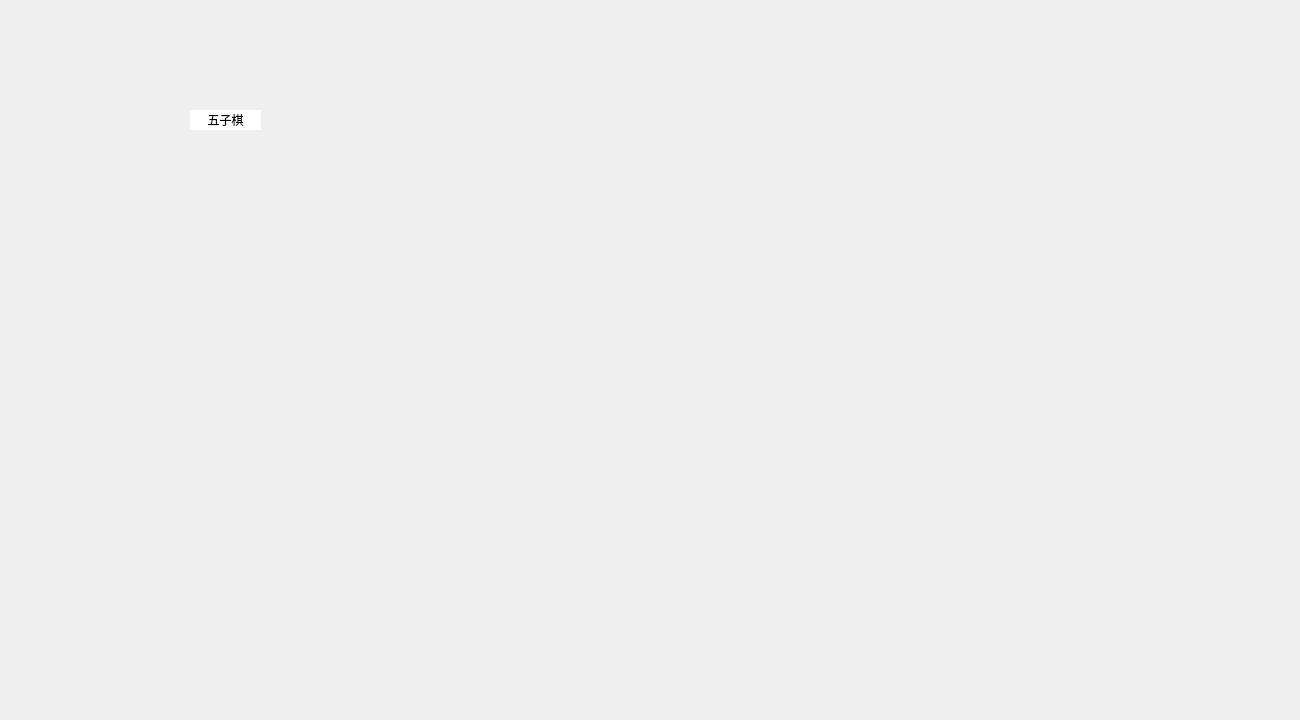
<?xml version="1.0" encoding="UTF-8"?>
<ui version="4.0">
 <class>MainDialog</class>
 <widget class="QDialog" name="MainDialog">
  <property name="geometry">
   <rect>
    <x>0</x>
    <y>0</y>
    <width>1300</width>
    <height>720</height>
   </rect>
  </property>
  <property name="minimumSize">
   <size>
    <width>1300</width>
    <height>720</height>
   </size>
  </property>
  <property name="maximumSize">
   <size>
    <width>1300</width>
    <height>720</height>
   </size>
  </property>
  <property name="windowTitle">
   <string>MainDialog</string>
  </property>
  <widget class="QLabel" name="lb_main">
   <property name="geometry">
    <rect>
     <x>0</x>
     <y>0</y>
     <width>1300</width>
     <height>720</height>
    </rect>
   </property>
   <property name="text">
    <string/>
   </property>
   <property name="pixmap">
    <pixmap resource="resource.qrc">:/images/GameHome.png</pixmap>
   </property>
  </widget>
  <widget class="QPushButton" name="pb_fiveinline">
   <property name="geometry">
    <rect>
     <x>70</x>
     <y>90</y>
     <width>121</width>
     <height>111</height>
    </rect>
   </property>
   <property name="text">
    <string/>
   </property>
   <property name="icon">
    <iconset resource="resource.qrc">
     <normaloff>:/chesscards/pc_weiqi.PNG</normaloff>:/chesscards/pc_weiqi.PNG</iconset>
   </property>
   <property name="iconSize">
    <size>
     <width>120</width>
     <height>110</height>
    </size>
   </property>
   <property name="flat">
    <bool>true</bool>
   </property>
  </widget>
  <widget class="QLabel" name="lb_fiveinline">
   <property name="geometry">
    <rect>
     <x>190</x>
     <y>110</y>
     <width>71</width>
     <height>20</height>
    </rect>
   </property>
   <property name="styleSheet">
    <string notr="true">background-color: rgb(255, 255, 255);</string>
   </property>
   <property name="text">
    <string>五子棋</string>
   </property>
   <property name="alignment">
    <set>Qt::AlignCenter</set>
   </property>
  </widget>
 </widget>
 <layoutdefault spacing="6" margin="11"/>
 <resources>
  <include location="resource.qrc"/>
 </resources>
 <connections/>
</ui>
